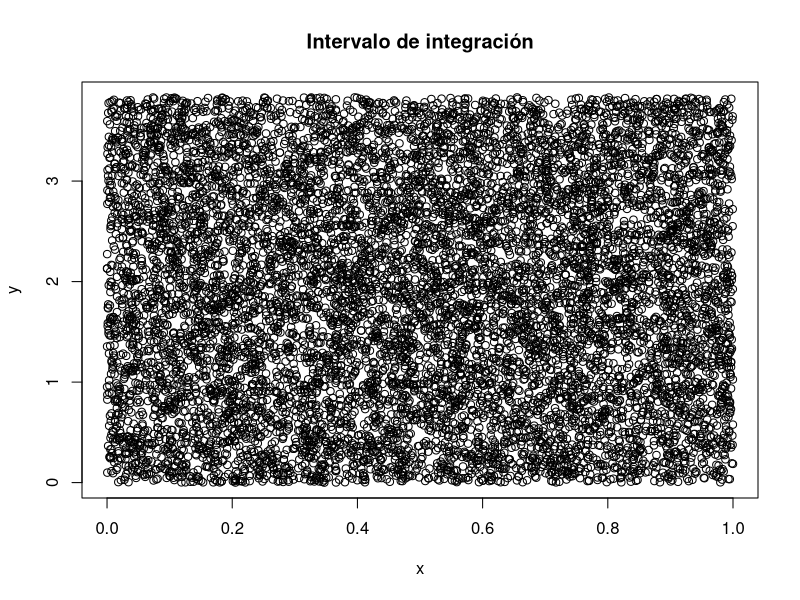
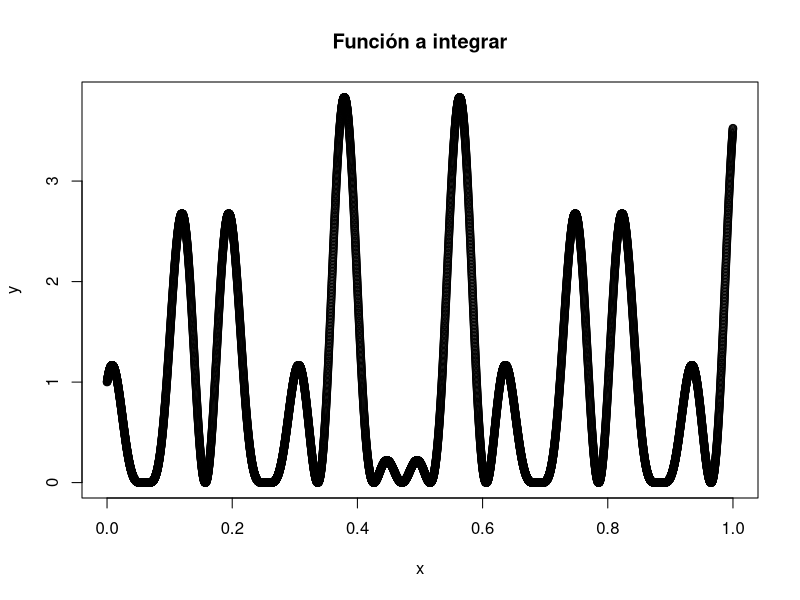
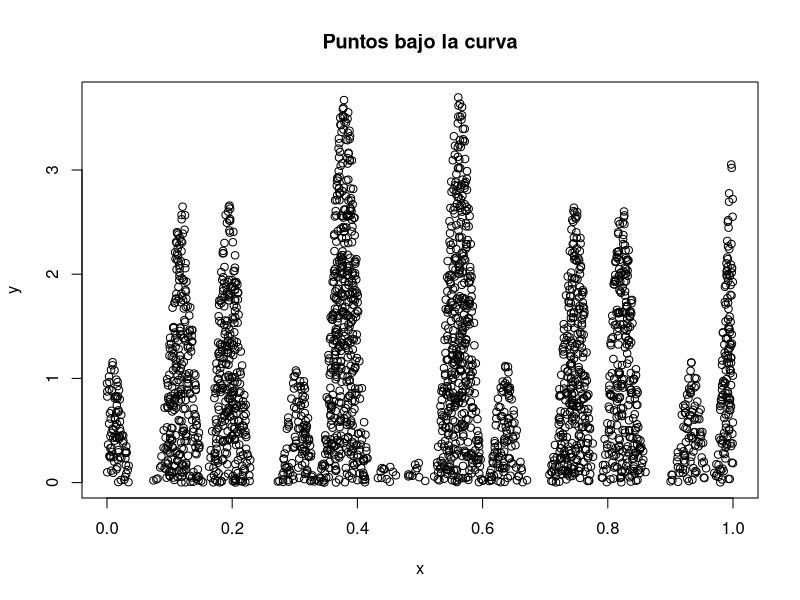

Recreate these plots in R, in order.
## ---- chunk 1
library('stats')
library('pracma')
## ---- chunk 2
integral_rechazo <- function(func, x_min, x_max)
  {
    #por ahora se define la funcion integral_rechazo para integrar funciones positivas en todo el intervalo
  
    #se define un vector x con mil puntos en el intervalo de  integracion
    x <- linspace(x_min, x_max,  10000)   
    
    y <- func(x)
    
    #Se encuentra el maximo de y para definir el cuadro en el que se van a generar los puntos
    y_max <- max(y)
    y_min <- min(y)
    random_x <- runif(10000, x_min, x_max)
    random_y <- runif(10000, y_min, y_max)
    
    print("Llenado de intervalo de integracioón con puntos aleatorios")
    
    #Gráfica del intervalo de integración
    plot(random_x, random_y, main="Intervalo de integración", xlab="x", ylab="y", pch=1)
    
    print("Definicion de funcion a integrar")
    
    #Gráfica de función a integrar
    plot(x, y, main="Función a integrar", xlab="x", ylab="y", pch=1)
    
    #seleccion de puntos que estan abajo de la curva    
    diferencia <- func(random_x) - random_y
    abajo <- which(diferencia>0.0)
    
    #Gráfica de puntos que están bajo la curva
    print("La integral de una función puede pensarse como el área bajo la curva. Es por esto que se quiere calcular cuáles puntos del intervalo definido están bajo la curva.")
    
    plot(random_x[abajo], random_y[abajo], main = "Puntos bajo la curva", xlab="x", ylab="y", pch=1)
    
    #Cálculo de relacion de números de puntos total y número de puntos bajo la curva
    print("Finalmente, para calcular el área bajo la curva se hace primero el cálculo del aŕea total del intervalo y se multiplica por la relación del número de puntos bajo la curva y el número total de puntos.")
    
    intervalo_integral <- (y_max-y_min) * (x_max - x_min)
    valor_integral = intervalo_integral * (size(abajo)/(1.0*size(random_y)))  
    
    
    return (valor_integral)

  }
## ---- chunk 3
#se define la función que se quiere integrar
h <- function(x)
  {
   return((cos(50*x)+sin(20*x))^2)   
  }

#se usa la funcion previamente definida para calcular la integral
valor_integral <- integral_rechazo(h, 0,1)

print(valor_integral)

#calculo de la integral usando la funcion integrate

integral_integrate <- integrate(h, 0,1)

print(integral_integrate)  
